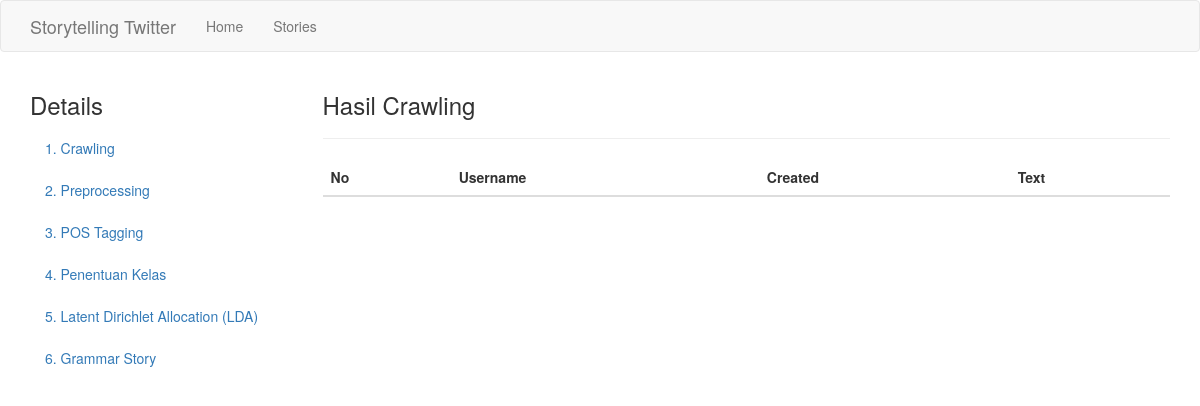
/stories/1/details/crawling, run on an earlier commit of the app's database.
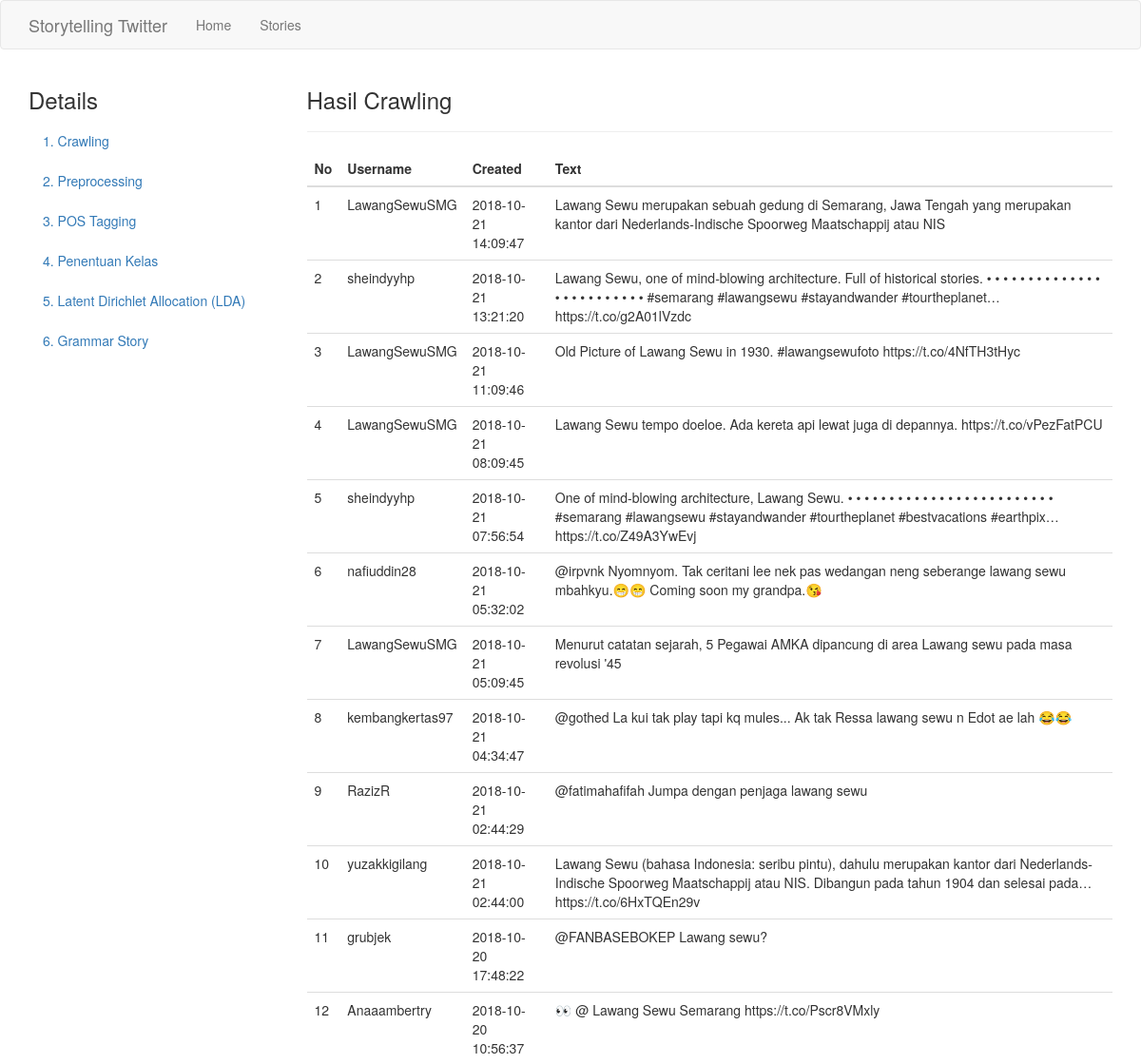
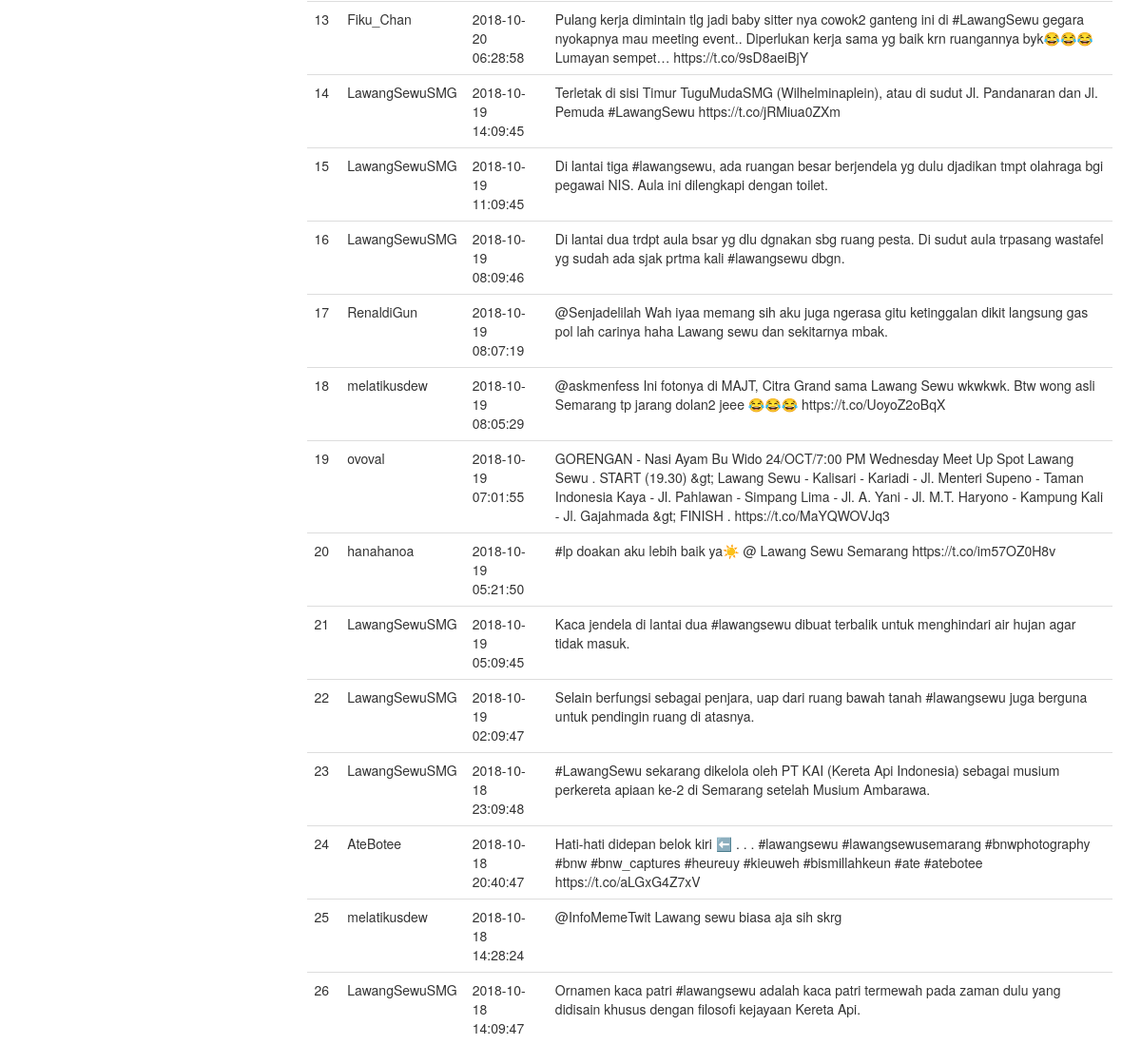
And on a later commit of the database (2 pictures, top to bottom).
### app/models.py (models this page shows, shortened)
class Tweet(db.Model):
    __tablename__ = 'tweet'
    id = db.Column(db.Integer, primary_key=True)
    user_id = db.Column(db.String(50))
    username = db.Column(db.String(50))
    created = db.Column(db.DateTime)
    text = db.Column(db.String(200))
    latitude = db.Column(db.Text)
    longitude = db.Column(db.Text)
    crawler_id = db.Column(db.Integer, db.ForeignKey('crawler.id'), nullable=False)
    preprocess = db.relationship('Preprocess', backref='tweet', uselist=False)
    postag = db.relationship('PosTag', backref='tweet', uselist=False)
    penentuan_kelas = db.relationship('PenentuanKelas', backref='tweet', uselist=False)

### app/main/routes.py (the view)
@bp.route('/stories/<int:id>/details/crawling', methods=['GET', 'POST'])
def get_crawling(id):
    tweets = Tweet.query.filter_by(crawler_id=id)
    return render_template("details_crawling.html", crawler_id=id, tweets=tweets)

### app/templates/details_crawling.html (shortened to what this page needs)
{% extends 'bootstrap/base.html' %}
{% block head %}
{{super()}}
<link rel="stylesheet" href="https://maxcdn.bootstrapcdn.com/bootstrap/3.3.7/css/bootstrap.min.css">
<link rel="stylesheet" href="https://cdn.datatables.net/1.10.19/css/dataTables.bootstrap.min.css">
{% endblock %}
{% block navbar %}
<nav class="navbar navbar-default">
  <div class="container">
    <div class="navbar-header">
      <a class="navbar-brand" href="{{ url_for('main.index') }}">{{ _('Storytelling Twitter') }}</a>
    </div>
    <div class="collapse navbar-collapse" id="bs-example-navbar-collapse-1">
      <ul class="nav navbar-nav">
        <li><a href="{{ url_for('main.index') }}">{{ _('Home') }}</a></li>
        <li><a href="{{ url_for('main.stories') }}">{{ _('Stories') }}</a></li>
      </ul>
    </div>
  </div>
</nav>
{% endblock %}
{% block content %}
<div class="container">
  <div class="row">
    <nav class="col-sm-3" id="myScrollspy">
      <ol class="nav nav-stacked" id="sidebar" data-spy="affix" data-offset-top="0">
        <h3>Details</h3>
        <li><a href="{{url_for('main.get_crawling', id=crawler_id)}}">1. Crawling</a></li>
        <li><a href="{{url_for('main.get_preprocessing', id=crawler_id)}}">2. Preprocessing</span></a></li>
        <li><a href="{{url_for('main.get_postag', id=crawler_id)}}">3. POS Tagging</a></li>
        <li><a href="{{url_for('main.get_kelas', id=crawler_id)}}">4. Penentuan Kelas</a></li>
        <li><a href="{{url_for('main.get_lda', id=crawler_id)}}">5. Latent Dirichlet Allocation (LDA)</a></li>
        <li><a href="{{url_for('main.get_grammar_story', id=crawler_id)}}">6. Grammar Story</a></li>
      </ol>
    </nav>
    <div class="col-md-9">
      <h3>Hasil Crawling</h3>
      <hr>
      <table class="table table-stripped" id="tblCrawling">
        <thead>
          <th>No</th>
          <th>Username</th>
          <th>Created</th>
          <th>Text</th>
        </thead>
        <tbody>
          {% set ns = namespace(i=1) %}
          {% for item in tweets %}
          <tr>
            <td>{{ ns.i }}</td>
            <td>{{ item.username }}</td>
            <td>{{ item.created }}</td>
            <td>{{ item.text }}</td>
          </tr>
          {% set ns.i = ns.i+1 %}
          {% endfor %}
        </tbody>
      </table>
    </div>
  </div>
</div>
{% endblock %}

What changed in the data, as far as the page shows it:
added Tweet: i "1", username "LawangSewuSMG", created "2018-10-21 14:09:47", text "Lawang Sewu merupakan sebuah gedung di Semarang, Jawa Tengah yang merupakan kantor dari Nederlands-Indische Spoorweg Maatschappij atau NIS"
added Tweet: i "2", username "sheindyyhp", created "2018-10-21 13:21:20", text "Lawang Sewu, one of mind-blowing architecture. Full of historical stories. • • • • • • • • • • • • • • • • • • • • • • • • • #semarang #lawangsewu #stayandwander #tourtheplanet… https://t.co/g2A01lVzdc"
added Tweet: i "3", username "LawangSewuSMG", created "2018-10-21 11:09:46", text "Old Picture of Lawang Sewu in 1930. #lawangsewufoto https://t.co/4NfTH3tHyc"
added Tweet: i "4", username "LawangSewuSMG", created "2018-10-21 08:09:45", text "Lawang Sewu tempo doeloe. Ada kereta api lewat juga di depannya. https://t.co/vPezFatPCU"
added Tweet: i "5", username "sheindyyhp", created "2018-10-21 07:56:54", text "One of mind-blowing architecture, Lawang Sewu. • • • • • • • • • • • • • • • • • • • • • • • • • #semarang #lawangsewu #stayandwander #tourtheplanet #bestvacations #earthpix… https://t.co/Z49A3YwEvj"
added Tweet: i "6", username "nafiuddin28", created "2018-10-21 05:32:02", text "@irpvnk Nyomnyom. Tak ceritani lee nek pas wedangan neng seberange lawang sewu mbahkyu.😁😁 Coming soon my grandpa.😘"
added Tweet: i "7", username "LawangSewuSMG", created "2018-10-21 05:09:45", text "Menurut catatan sejarah, 5 Pegawai AMKA dipancung di area Lawang sewu pada masa revolusi '45"
added Tweet: i "8", username "kembangkertas97", created "2018-10-21 04:34:47", text "@gothed La kui tak play tapi kq mules... Ak tak Ressa lawang sewu n Edot ae lah 😂😂"
added Tweet: i "9", username "RazizR", created "2018-10-21 02:44:29", text "@fatimahafifah Jumpa dengan penjaga lawang sewu"
added Tweet: i "10", username "yuzakkigilang", created "2018-10-21 02:44:00", text "Lawang Sewu (bahasa Indonesia: seribu pintu), dahulu merupakan kantor dari Nederlands-Indische Spoorweg Maatschappij atau NIS. Dibangun pada tahun 1904 dan selesai pada… https://t.co/6HxTQEn29v"
added Tweet: i "11", username "grubjek", created "2018-10-20 17:48:22", text "@FANBASEBOKEP Lawang sewu?"
added Tweet: i "12", username "Anaaambertry", created "2018-10-20 10:56:37", text "👀 @ Lawang Sewu Semarang https://t.co/Pscr8VMxly"
added Tweet: i "13", username "Fiku_Chan", created "2018-10-20 06:28:58", text "Pulang kerja dimintain tlg jadi baby sitter nya cowok2 ganteng ini di #LawangSewu gegara nyokapnya mau meeting event.. Diperlukan kerja sama yg baik krn ruangannya byk😂😂😂 Lumayan sempet… https://t.co/9sD8aeiBjY"
added Tweet: i "14", username "LawangSewuSMG", created "2018-10-19 14:09:45", text "Terletak di sisi Timur TuguMudaSMG (Wilhelminaplein), atau di sudut Jl. Pandanaran dan Jl. Pemuda #LawangSewu https://t.co/jRMiua0ZXm"
added Tweet: i "15", username "LawangSewuSMG", created "2018-10-19 11:09:45", text "Di lantai tiga #lawangsewu, ada ruangan besar berjendela yg dulu djadikan tmpt olahraga bgi pegawai NIS. Aula ini dilengkapi dengan toilet."
added Tweet: i "16", username "LawangSewuSMG", created "2018-10-19 08:09:46", text "Di lantai dua trdpt aula bsar yg dlu dgnakan sbg ruang pesta. Di sudut aula trpasang wastafel yg sudah ada sjak prtma kali #lawangsewu dbgn."
added Tweet: i "17", username "RenaldiGun", created "2018-10-19 08:07:19", text "@Senjadelilah Wah iyaa memang sih aku juga ngerasa gitu ketinggalan dikit langsung gas pol lah carinya haha Lawang sewu dan sekitarnya mbak."
added Tweet: i "18", username "melatikusdew", created "2018-10-19 08:05:29", text "@askmenfess Ini fotonya di MAJT, Citra Grand sama Lawang Sewu wkwkwk. Btw wong asli Semarang tp jarang dolan2 jeee 😂😂😂 https://t.co/UoyoZ2oBqX"
added Tweet: i "19", username "ovoval", created "2018-10-19 07:01:55", text "GORENGAN - Nasi Ayam Bu Wido 24/OCT/7:00 PM Wednesday Meet Up Spot Lawang Sewu . START (19.30) &gt; Lawang Sewu - Kalisari - Kariadi - Jl. Menteri Supeno - Taman Indonesia Kaya - Jl. Pahlawan - Simpang Lima - Jl. A. Yani - Jl. M.T. Haryono - Kampung Kali - Jl. Gajahmada &gt; FINISH . https://t.co/MaYQWOVJq3"
added Tweet: i "20", username "hanahanoa", created "2018-10-19 05:21:50", text "#lp doakan aku lebih baik ya☀️ @ Lawang Sewu Semarang https://t.co/im57OZ0H8v"
added Tweet: i "21", username "LawangSewuSMG", created "2018-10-19 05:09:45", text "Kaca jendela di lantai dua #lawangsewu dibuat terbalik untuk menghindari air hujan agar tidak masuk."
added Tweet: i "22", username "LawangSewuSMG", created "2018-10-19 02:09:47", text "Selain berfungsi sebagai penjara, uap dari ruang bawah tanah #lawangsewu juga berguna untuk pendingin ruang di atasnya."
added Tweet: i "23", username "LawangSewuSMG", created "2018-10-18 23:09:48", text "#LawangSewu sekarang dikelola oleh PT KAI (Kereta Api Indonesia) sebagai musium perkereta apiaan ke-2 di Semarang setelah Musium Ambarawa."
added Tweet: i "24", username "AteBotee", created "2018-10-18 20:40:47", text "Hati-hati didepan belok kiri ⬅️ . . . #lawangsewu #lawangsewusemarang #bnwphotography #bnw #bnw_captures #heureuy #kieuweh #bismillahkeun #ate #atebotee https://t.co/aLGxG4Z7xV"
added Tweet: i "25", username "melatikusdew", created "2018-10-18 14:28:24", text "@InfoMemeTwit Lawang sewu biasa aja sih skrg"
added Tweet: i "26", username "LawangSewuSMG", created "2018-10-18 14:09:47", text "Ornamen kaca patri #lawangsewu adalah kaca patri termewah pada zaman dulu yang didisain khusus dengan filosofi kejayaan Kereta Api."
